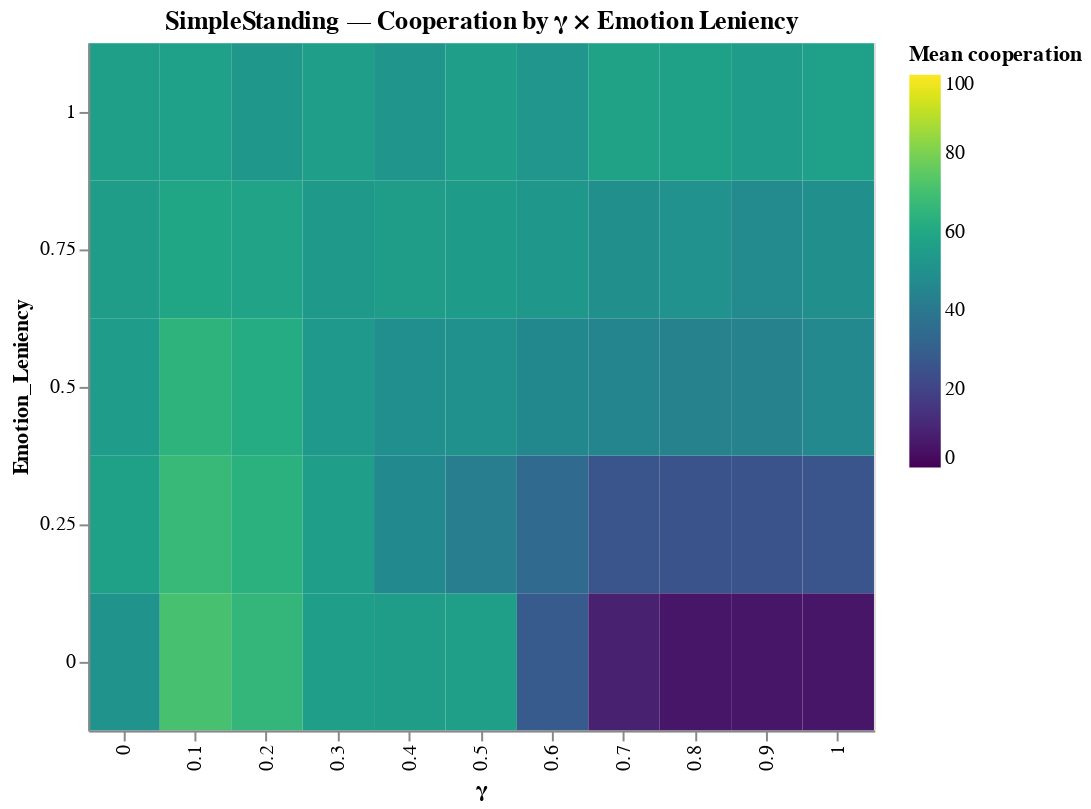

Here is the notebook cell this chart was saved with:
### Markdown cell above
# HEATMAPS
## Emotion Leniency

### Code cell
import pandas as pd
import numpy as np
import altair as alt

chosen_norm = "SimpleStanding"

# Filter and unify gamma column name
norm_df = merged_df[merged_df.norm == chosen_norm].copy()
if "gamma_center" not in norm_df.columns and "gamma_gaussian_n" in norm_df.columns:
    norm_df = norm_df.rename(columns={"gamma_gaussian_n": "gamma_center"})

# Pre-aggregate: mean/std/count per (gamma, DNF_literals)
agg = (
    norm_df.groupby(["gamma_center", "Emotion_Leniency"], as_index=False)
           .agg(mean_coop=("average_cooperation", "mean"),
                sd_coop=("average_cooperation", "std"),
                n=("variant_id", "nunique"))
)

#agg["Emotion_Leniency"] = agg["Emotion_Leniency"].astype(int)
# If your cooperation is in 0..1 and you prefer %, uncomment:
# agg["mean_coop"] *= 100

heat = alt.Chart(agg).mark_rect().encode(
    x=alt.X("gamma_center:O", title="γ"),
    y=alt.Y("Emotion_Leniency:O", title="Emotion_Leniency", sort="descending"),
    color=alt.Color("mean_coop:Q", title="Mean cooperation",
                    scale=alt.Scale(scheme="viridis", domain=[0,100])),
    tooltip=[
        alt.Tooltip("gamma_center:O", title="γ"),
        alt.Tooltip("Emotion_Leniency:O", title="# literals"),
        alt.Tooltip("mean_coop:Q", title="mean coop", format=".3f"),
        alt.Tooltip("sd_coop:Q", title="std", format=".3f"),
        alt.Tooltip("n:Q", title="# variants")
    ]
).properties(
    width=400, height=350,
    title=f"{chosen_norm} — Cooperation by γ × Emotion Leniency"
)

heat

### Figure 1 — Vega-Lite specification as saved in the notebook (floating-point values rounded to 4 significant figures)
{"config": {"view": {"continuousWidth": 400, "continuousHeight": 300}}, "data": {"name": "data-4bd83d0b2f3e7ad13784e2eb73e37cc9"}, "mark": "rect", "encoding": {"color": {"field": "mean_coop", "scale": {"domain": [0, 100], "scheme": "viridis"}, "title": "Mean cooperation", "type": "quantitative"}, "tooltip": [{"field": "gamma_center", "title": "γ", "type": "ordinal"}, {"field": "Emotion_Leniency", "title": "# literals", "type": "ordinal"}, {"field": "mean_coop", "format": ".3f", "title": "mean coop", "type": "quantitative"}, {"field": "sd_coop", "format": ".3f", "title": "std", "type": "quantitative"}, {"field": "n", "title": "# variants", "type": "quantitative"}], "x": {"field": "gamma_center", "title": "γ", "type": "ordinal"}, "y": {"field": "Emotion_Leniency", "sort": "descending", "title": "Emotion_Leniency", "type": "ordinal"}}, "height": 350, "title": "SimpleStanding — Cooperation by γ × Emotion Leniency", "width": 400, "$schema": "https://vega.github.io/schema/vega-lite/v4.17.0.json", "datasets": {"data-4bd83d0b2f3e7ad13784e2eb73e37cc9": [{"gamma_center": 0.0, "Emotion_Leniency": 0.0, "mean_coop": 51.54, "sd_coop": 16.78, "n": 1}, {"gamma_center": 0.0, "Emotion_Leniency": 0.25, "mean_coop": 56.9, "sd_coop": 14.87, "n": 4}, {"gamma_center": 0.0, "Emotion_Leniency": 0.5, "mean_coop": 54.96, "sd_coop": 15.74, "n": 6}, {"gamma_center": 0.0, "Emotion_Leniency": 0.75, "mean_coop": 55.34, "sd_coop": 14.78, "n": 4}, {"gamma_center": 0.0, "Emotion_Leniency": 1.0, "mean_coop": 56.33, "sd_coop": 12.28, "n": 1}, {"gamma_center": 0.1, "Emotion_Leniency": 0.0, "mean_coop": 70.81, "sd_coop": 24.35, "n": 1}, {"gamma_center": 0.1, "Emotion_Leniency": 0.25, "mean_coop": 67.43, "sd_coop": 24.2, "n": 4}, {"gamma_center": 0.1, "Emotion_Leniency": 0.5, "mean_coop": 64.75, "sd_coop": 21.34, "n": 6}, {"gamma_center": 0.1, "Emotion_Leniency": 0.75, "mean_coop": 59.19, "sd_coop": 20.49, "n": 4}, {"gamma_center": 0.1, "Emotion_Leniency": 1.0, "mean_coop": 56.61, "sd_coop": 14.09, "n": 1}, {"gamma_center": 0.2, "Emotion_Leniency": 0.0, "mean_coop": 66.3, "sd_coop": 30.55, "n": 1}, {"gamma_center": 0.2, "Emotion_Leniency": 0.25, "mean_coop": 63.62, "sd_coop": 27.73, "n": 4}, {"gamma_center": 0.2, "Emotion_Leniency": 0.5, "mean_coop": 61.65, "sd_coop": 24.94, "n": 6}, {"gamma_center": 0.2, "Emotion_Leniency": 0.75, "mean_coop": 57.97, "sd_coop": 21.14, "n": 4}, {"gamma_center": 0.2, "Emotion_Leniency": 1.0, "mean_coop": 53.39, "sd_coop": 13.7, "n": 1}, {"gamma_center": 0.3, "Emotion_Leniency": 0.0, "mean_coop": 55.98, "sd_coop": 35.16, "n": 1}, {"gamma_center": 0.3, "Emotion_Leniency": 0.25, "mean_coop": 55.8, "sd_coop": 32.39, "n": 4}, {"gamma_center": 0.3, "Emotion_Leniency": 0.5, "mean_coop": 53.6, "sd_coop": 30.46, "n": 6}, {"gamma_center": 0.3, "Emotion_Leniency": 0.75, "mean_coop": 54.12, "sd_coop": 24.61, "n": 4}, {"gamma_center": 0.3, "Emotion_Leniency": 1.0, "mean_coop": 55.77, "sd_coop": 13.94, "n": 1}, {"gamma_center": 0.4, "Emotion_Leniency": 0.0, "mean_coop": 55.51, "sd_coop": 35.34, "n": 1}, {"gamma_center": 0.4, "Emotion_Leniency": 0.25, "mean_coop": 47.51, "sd_coop": 34.26, "n": 4}, {"gamma_center": 0.4, "Emotion_Leniency": 0.5, "mean_coop": 49.24, "sd_coop": 31.06, "n": 6}, {"gamma_center": 0.4, "Emotion_Leniency": 0.75, "mean_coop": 55.26, "sd_coop": 25.3, "n": 4}, {"gamma_center": 0.4, "Emotion_Leniency": 1.0, "mean_coop": 52.06, "sd_coop": 16.21, "n": 1}, {"gamma_center": 0.5, "Emotion_Leniency": 0.0, "mean_coop": 56.36, "sd_coop": 34.21, "n": 1}, {"gamma_center": 0.5, "Emotion_Leniency": 0.25, "mean_coop": 41.93, "sd_coop": 34.2, "n": 4}, {"gamma_center": 0.5, "Emotion_Leniency": 0.5, "mean_coop": 49.84, "sd_coop": 33.05, "n": 6}, {"gamma_center": 0.5, "Emotion_Leniency": 0.75, "mean_coop": 55.17, "sd_coop": 23.88, "n": 4}, {"gamma_center": 0.5, "Emotion_Leniency": 1.0, "mean_coop": 56.11, "sd_coop": 14.54, "n": 1}, {"gamma_center": 0.6, "Emotion_Leniency": 0.0, "mean_coop": 28.21, "sd_coop": 30.11, "n": 1}, {"gamma_center": 0.6, "Emotion_Leniency": 0.25, "mean_coop": 34.14, "sd_coop": 33.96, "n": 4}, {"gamma_center": 0.6, "Emotion_Leniency": 0.5, "mean_coop": 46.82, "sd_coop": 35.35, "n": 6}, {"gamma_center": 0.6, "Emotion_Leniency": 0.75, "mean_coop": 53.03, "sd_coop": 27.18, "n": 4}, {"gamma_center": 0.6, "Emotion_Leniency": 1.0, "mean_coop": 52.43, "sd_coop": 15.4, "n": 1}, {"gamma_center": 0.7, "Emotion_Leniency": 0.0, "mean_coop": 8.656, "sd_coop": 10.69, "n": 1}, {"gamma_center": 0.7, "Emotion_Leniency": 0.25, "mean_coop": 26.17, "sd_coop": 35.05, "n": 4}, {"gamma_center": 0.7, "Emotion_Leniency": 0.5, "mean_coop": 45.31, "sd_coop": 36.38, "n": 6}, {"gamma_center": 0.7, "Emotion_Leniency": 0.75, "mean_coop": 49.77, "sd_coop": 29.99, "n": 4}, {"gamma_center": 0.7, "Emotion_Leniency": 1.0, "mean_coop": 57.41, "sd_coop": 12.89, "n": 1}, {"gamma_center": 0.8, "Emotion_Leniency": 0.0, "mean_coop": 5.494, "sd_coop": 0.419, "n": 1}, {"gamma_center": 0.8, "Emotion_Leniency": 0.25, "mean_coop": 25.73, "sd_coop": 35.44, "n": 4}, {"gamma_center": 0.8, "Emotion_Leniency": 0.5, "mean_coop": 44.51, "sd_coop": 37.44, "n": 6}, {"gamma_center": 0.8, "Emotion_Leniency": 0.75, "mean_coop": 50.59, "sd_coop": 31.48, "n": 4}, {"gamma_center": 0.8, "Emotion_Leniency": 1.0, "mean_coop": 57.12, "sd_coop": 15.81, "n": 1}, {"gamma_center": 0.9, "Emotion_Leniency": 0.0, "mean_coop": 5.57, "sd_coop": 0.5231, "n": 1}, {"gamma_center": 0.9, "Emotion_Leniency": 0.25, "mean_coop": 25.46, "sd_coop": 35.41, "n": 4}, {"gamma_center": 0.9, "Emotion_Leniency": 0.5, "mean_coop": 44.06, "sd_coop": 39.01, "n": 6}, {"gamma_center": 0.9, "Emotion_Leniency": 0.75, "mean_coop": 47.49, "sd_coop": 32.94, "n": 4}, {"gamma_center": 0.9, "Emotion_Leniency": 1.0, "mean_coop": 54.86, "sd_coop": 16.44, "n": 1}, {"gamma_center": 1.0, "Emotion_Leniency": 0.0, "mean_coop": 5.435, "sd_coop": 0.3346, "n": 1}, {"gamma_center": 1.0, "Emotion_Leniency": 0.25, "mean_coop": 26.3, "sd_coop": 36.33, "n": 4}, {"gamma_center": 1.0, "Emotion_Leniency": 0.5, "mean_coop": 47.03, "sd_coop": 40.23, "n": 6}, {"gamma_center": 1.0, "Emotion_Leniency": 0.75, "mean_coop": 49.7, "sd_coop": 35.62, "n": 4}, {"gamma_center": 1.0, "Emotion_Leniency": 1.0, "mean_coop": 56.83, "sd_coop": 12.03, "n": 1}]}}
